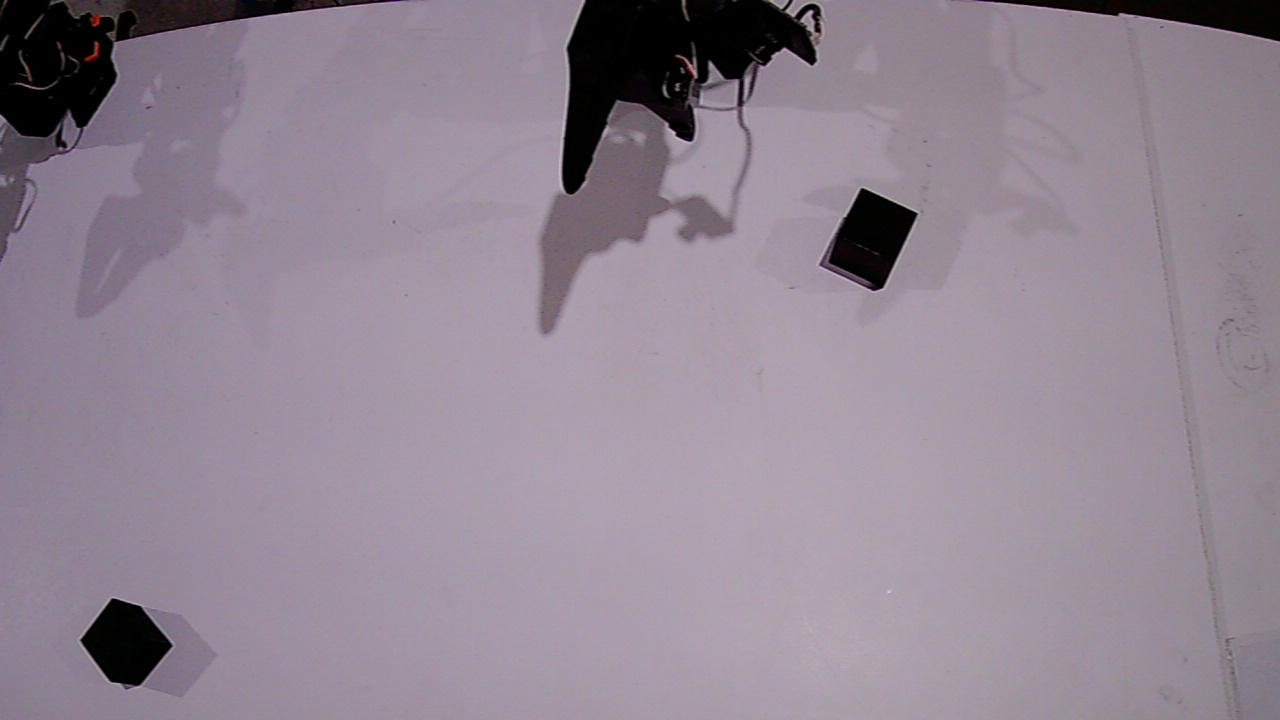
#> input picture agents/arm-004__claude-opus-4-8__grasp-cube/top.jpg, 1280 x 720 px
$ python -i cube_pick.py   (imports and definitions only)
#> lines starting #> are read from the running program, lines starting #| are printed output that depends on the picture; after the words box and inside, x2 and y2 are one past the last pixel; in counts of white or black regions, pixels touching at a corner belong together
#!/usr/bin/env python3
"""Cube pick-and-place library for arm-003 (SO101).

Run with /opt/armfarm/venv/bin/python.  Provides:
  - fk_T(joints)                 full 4x4 transform of gripper_frame_link (degrees in)
  - solve_ik(x, y, z, ...)       top-down (or tilted) IK for the 4 arm joints + roll
  - Arm                          motion wrapper (clamped goals, smooth interpolation)
  - detect_cube(img)             dark cube blob on the white table (top camera)
  - TableMap                     pixel -> table metres -> robot XY, fitted from data
"""
import json
import math
import os
import sys
import time
from pathlib import Path
import xml.etree.ElementTree as ET

import cv2
import numpy as np

HERE = Path(__file__).resolve().parent
sys.path.insert(0, str(HERE))
import calibrate_workspace as cw  # noqa: E402
import camd_client  # noqa: E402
import fk as fkmod  # noqa: E402

WORKSPACE = HERE.parent
JOINTS = cw.JOINTS
ARM_JOINTS = cw.ARM_JOINTS
# [1 line that did not run here, left out]
PORT = os.environ.get("ARMFARM_SERIAL_PORT", cw.PORT)
MAP_FILE = HERE / "cube_map.json"
STATE_DIR = Path(os.environ.get("ARMFARM_STATE", "/tmp"))

# ---------------------------------------------------------------- kinematics

def _rot(axis, angle):
    axis = np.asarray(axis, dtype=float)
    axis = axis / np.linalg.norm(axis)
    x, y, z = axis
    skew = np.array([[0., -z, y], [z, 0., -x], [-y, x, 0.]])
    return np.eye(3) + math.sin(angle) * skew + (1. - math.cos(angle)) * (skew @ skew)


def _chain():
    tree = ET.fromstring(fkmod.URDF)
    by_child = {j.find("child").get("link"): j for j in tree.findall("joint")}
    chain, link = [], "gripper_frame_link"
    while link != "base_link":
        joint = by_child[link]
        chain.append(joint)
        link = joint.find("parent").get("link")
    out = []
    for joint in reversed(chain):
        origin = joint.find("origin")
        xyz = np.fromstring(origin.get("xyz", "0 0 0"), sep=" ")
        r, p, y = np.fromstring(origin.get("rpy", "0 0 0"), sep=" ")
        fixed = np.eye(4)
        fixed[:3, :3] = _rot([0, 0, 1], y) @ _rot([0, 1, 0], p) @ _rot([1, 0, 0], r)
        fixed[:3, 3] = xyz
        name = joint.get("name") if joint.get("type") != "fixed" else None
        axis = np.fromstring(joint.find("axis").get("xyz"), sep=" ") if name else None
        out.append((fixed, name, axis))
#> further down, picture is the input picture: shape (720, 1280, 3); mean B, G, R 147.3, 134.2, 146.1
    return out


CHAIN = _chain()
URDF_LIMITS = {}
# [4 lines not run here, left out]


# [10 lines left out: function fk_T, not called in this run]


def fk_xyz(joints):
    return fk_T(joints)[:3, 3]


# [4 lines left out: function tool_axes, not called in this run]


# Live calibration limits in calibrated degrees (from config/motors/arm-003.json), symmetric about 0.
def _cal_limits():
    cfg = json.loads((WORKSPACE / "config/motors/arm-003.json").read_text())
    out = {}
    for j in ARM_JOINTS:
        half = (cfg[j]["range_max"] - cfg[j]["range_min"]) * 180 / 4095
        out[j] = (-half, half)
    return out


# [1 line that did not run here, left out]
# Wrist roll: physical travel is narrower than calibration claims; stay conservative.
ROLL_LIMITS = (-115., 15.)   # measured: hard stop at +22 deg


# [76 lines left out: functions joint_limits, solve_ik, jaw_yaw, roll_for_yaw, not called in this run]


# ---------------------------------------------------------------- motion

class Arm:
    # [34 lines left out: functions __init__, __enter__, not called in this run]

    def __exit__(self, *exc):
        self._cm.__exit__(*exc)

    def read(self):
        return self.bus.sync_read("Present_Position", list(JOINTS))

    def read_raw(self, name, joints=None):
        return self.bus.sync_read(name, list(joints or JOINTS), normalize=False)

    def faults(self):
        return {j: cw.fault_bits(self.bus, j) for j in JOINTS}

    def clear_faults(self):
        for j in JOINTS:
            cw.recover_overload(self.bus, j)

    # [38 lines left out: functions command, move, not called in this run]

    def move_arm(self, joints, **kw):
        return self.move({j: joints[j] for j in ARM_JOINTS if j in joints}, **kw)

    # [13 lines left out: function move_precise, not called in this run]

    def gripper(self, percent, seconds=0.6, settle=0.4):
        return self.move({"gripper": float(percent)}, seconds=seconds, settle=settle)

    # [4 lines left out: function gripper_state, not called in this run]

    def home(self, seconds=None):
        home = cw.load_home(WORKSPACE / "home_pose.json")
        return self.move(home, seconds=seconds, speed_dps=50.)

    # [4 lines left out: function home_error, not called in this run]

    def xyz(self):
        pos = self.read()
        return fk_xyz(pos), pos


# ---------------------------------------------------------------- vision

def _load_calibration():
    ready = json.loads((WORKSPACE / "calibration/ready.json").read_text())
    for rel in ready["files"]:
        if rel.endswith("workspace_map.json"):
            data = json.loads((WORKSPACE / rel).read_text())
            return data
    raise FileNotFoundError("workspace_map.json not in calibration/ready.json")


# [1 line that did not run here, left out]
# [1 line that did not run here, left out]
# [1 line that did not run here, left out]
# [1 line that did not run here, left out]


# [18 lines left out: functions undistort_points, pixel_to_table, snap, not called in this run]


def table_mask(gray):
    bright = (gray > 120).astype(np.uint8)
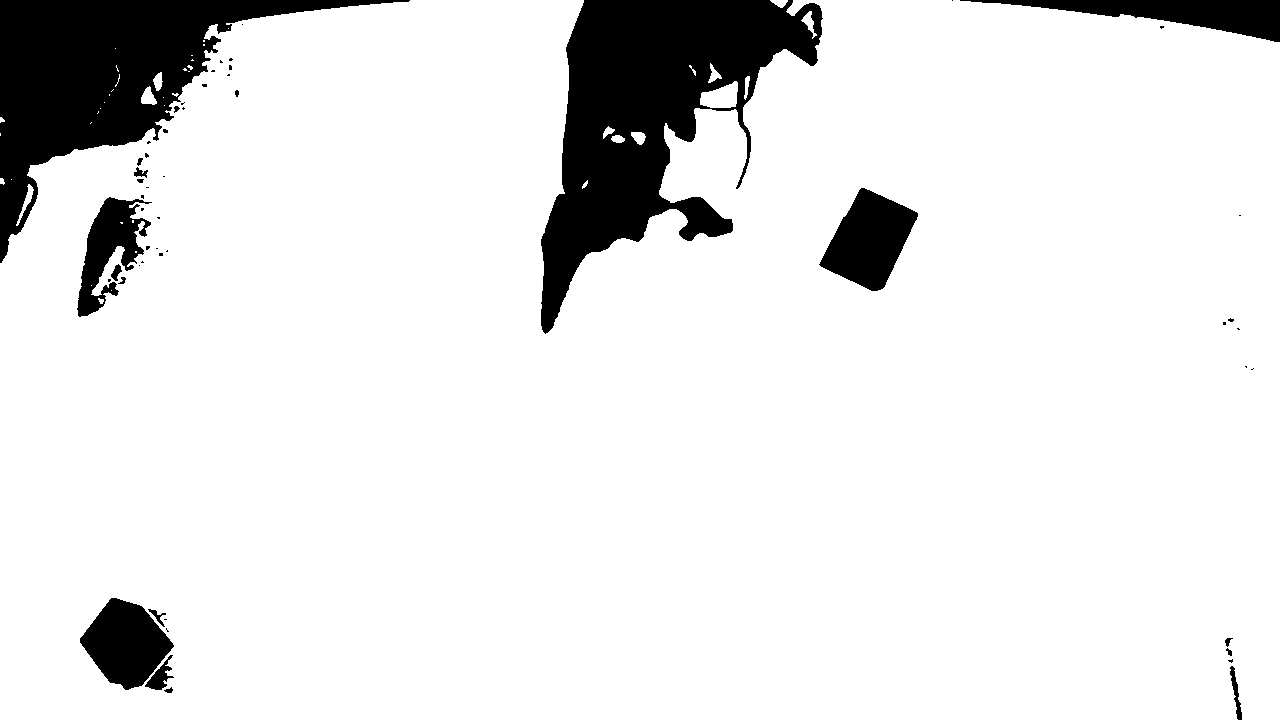
#> bright: shape (720, 1280); values 0 (black) and 1 (white), 89.5% white; 54 black regions (35 under 20 px), largest, box (x1, y1, x2, y2) and area: (541, 0, 823, 334) 41134, (0, 0, 410, 263) 32973, (819, 188, 918, 291) 5934
    n, labels, stats, _ = cv2.connectedComponentsWithStats(bright, connectivity=4)
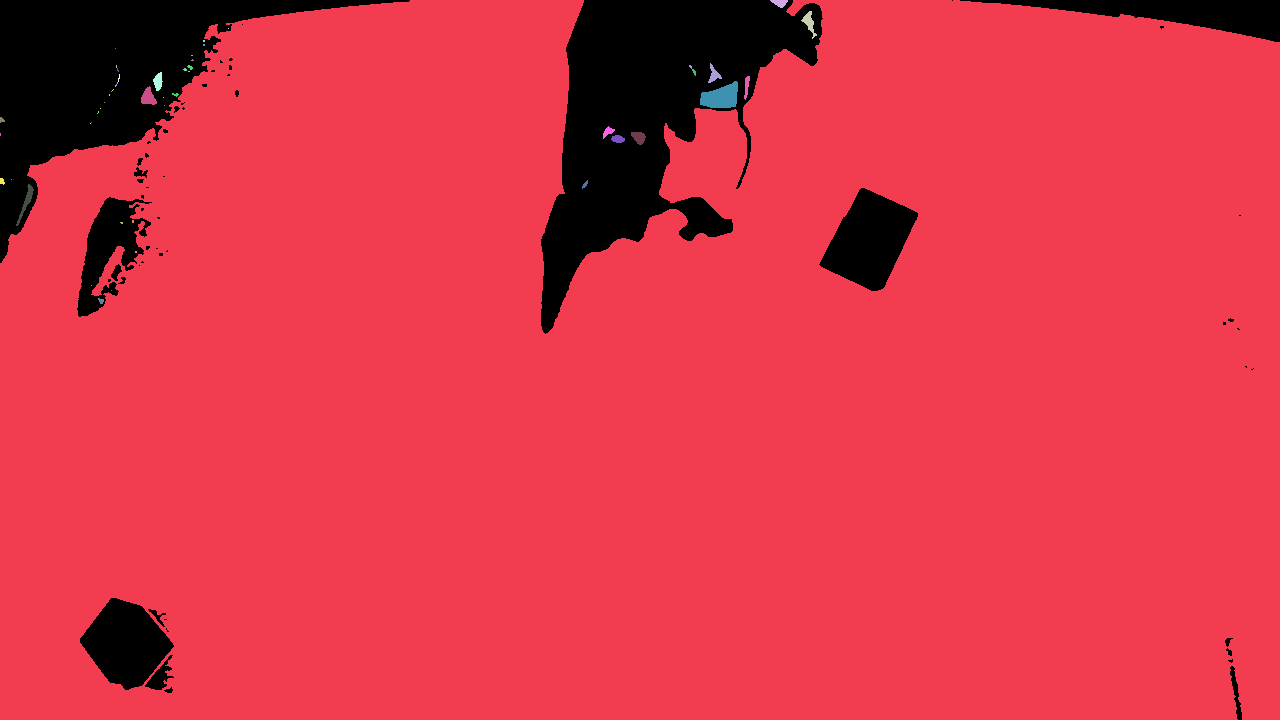
#> labels: shape (720, 1280) int32; 53 distinct labels, from 0 to 52; one colour per label, 0 black
#> n = 53; stats = 53 rows, first 6: [0, 0, 1280, 720, 96331], [0, 0, 1280, 720, 823081], [770, 0, 18, 8, 90], [801, 11, 16, 28, 161], [228, 28, 1, 1, 1], [203, 40, 2, 2, 4]
    if n <= 1:
        return np.zeros_like(bright)
    idx = 1 + int(np.argmax(stats[1:, cv2.CC_STAT_AREA]))
#> idx = 1
    mask = (labels == idx).astype(np.uint8)
#> mask: shape (720, 1280); values 0 (black) and 1 (white), 89.3% white; 54 black regions (35 under 20 px), largest, box (x1, y1, x2, y2) and area: (541, 0, 823, 334) 42644, (0, 0, 410, 263) 33610, (819, 188, 918, 291) 5934
    # fill holes (dark objects on the table) via flood fill from the border
    h, w = mask.shape
    ff = mask.copy()
    pad = np.zeros((h + 2, w + 2), np.uint8)
    inv = (1 - ff).astype(np.uint8)
    cv2.floodFill(inv, pad, (0, 0), 2)
    cv2.floodFill(inv, pad, (w - 1, 0), 2)
    cv2.floodFill(inv, pad, (0, h - 1), 2)
#> inv: shape (720, 1280); values 1 (black) and 2 (white), 93.6% white; 52 black regions (35 under 20 px), largest, box (x1, y1, x2, y2) and area: (541, 0, 823, 334) 42644, (819, 188, 918, 291) 5934, (80, 598, 174, 690) 5303
    cv2.floodFill(inv, pad, (w - 1, h - 1), 2)
    holes = (inv == 1).astype(np.uint8)
    filled = np.clip(mask + holes, 0, 1).astype(np.uint8)
#> filled: shape (720, 1280); values 0 (black) and 1 (white), 95.7% white; 2 black regions, box (x1, y1, x2, y2) and area: (0, 0, 410, 263) 33610, (960, 0, 1280, 42) 5636
    filled = cv2.erode(filled, np.ones((25, 25), np.uint8))
#> filled: shape (720, 1280); values 0 (black) and 1 (white), 94.3% white; 2 black regions, box (x1, y1, x2, y2) and area: (0, 0, 422, 275) 42498, (948, 0, 1280, 54) 10161
    return filled


def detect_cube(img, dark_thresh=90, min_area=700, max_area=12000, exclude=None, debug_path=None):
    """Find the cube as a compact dark blob fully inside the white table.
    Returns dict(px=(u,v), area, yaw_deg (image), rect) or None.
    exclude: optional binary mask (uint8) of pixels to ignore (e.g., the arm)."""
    gray = cv2.cvtColor(img, cv2.COLOR_BGR2GRAY)
    gray = cv2.GaussianBlur(gray, (5, 5), 0)
    tmask = table_mask(gray)
    dark = ((gray < dark_thresh) & (tmask > 0)).astype(np.uint8)
#> dark: shape (720, 1280); values 0 (black) and 1 (white), 3.9% white; 4 white regions (1 under 20 px), largest, box (x1, y1, x2, y2) and area: (562, 0, 821, 195) 25082, (820, 188, 917, 291) 5716, (80, 598, 173, 689) 5074
    if exclude is not None:
        dark[exclude > 0] = 0
    dark = cv2.morphologyEx(dark, cv2.MORPH_OPEN, np.ones((5, 5), np.uint8))
#> dark: shape (720, 1280); values 0 (black) and 1 (white), 3.8% white; 3 white regions, box (x1, y1, x2, y2) and area: (562, 0, 821, 195) 24745, (825, 189, 916, 290) 5664, (81, 599, 172, 688) 5067
    n, labels, stats, cents = cv2.connectedComponentsWithStats(dark, connectivity=8)
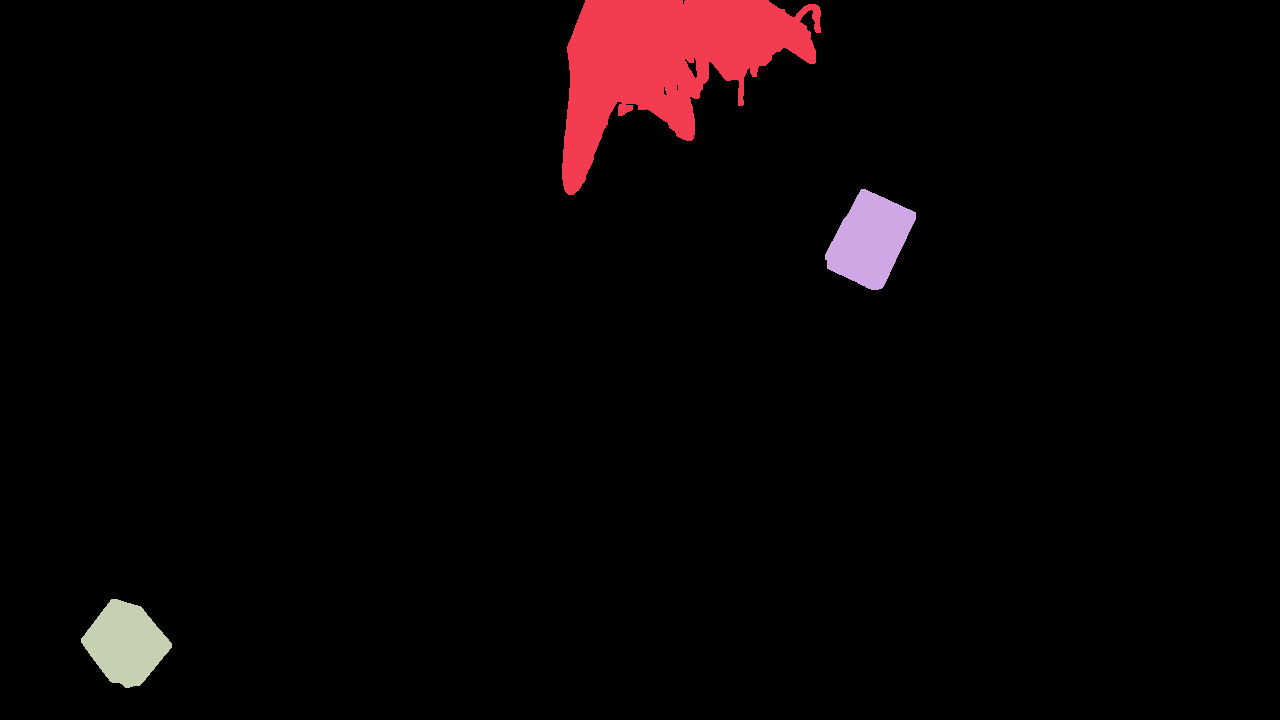
#> labels: shape (720, 1280) int32; 4 distinct labels, from 0 to 3; one colour per label, 0 black
#> n = 4; stats = [[0, 0, 1280, 720, 886124], [562, 0, 259, 195, 24745], [825, 189, 91, 101, 5664], [81, 599, 91, 89, 5067]]; cents = [[640.3, 367], [664.9, 61.49], [869.5, 239.7], [125.3, 643.1]]
    best = None
    h, w = gray.shape
    for i in range(1, n):
        area = int(stats[i, cv2.CC_STAT_AREA])
        if not (min_area <= area <= max_area):
            continue
        x, y, bw, bh = stats[i, cv2.CC_STAT_LEFT], stats[i, cv2.CC_STAT_TOP], stats[i, cv2.CC_STAT_WIDTH], stats[i, cv2.CC_STAT_HEIGHT]
        if y <= 2 or x <= 2 or x + bw >= w - 2 or y + bh >= h - 2:
            continue
        fill = area / float(bw * bh)
        aspect = max(bw, bh) / float(min(bw, bh))
        if fill < 0.45 or aspect > 2.2:
            continue
        comp = (labels == i).astype(np.uint8)
        cnts, _ = cv2.findContours(comp, cv2.RETR_EXTERNAL, cv2.CHAIN_APPROX_SIMPLE)
        rect = cv2.minAreaRect(max(cnts, key=cv2.contourArea))
        cand = dict(px=(float(cents[i][0]), float(cents[i][1])), area=area, rect=rect,
                    yaw_img=float(rect[2]), bbox=(int(x), int(y), int(bw), int(bh)), fill=fill)
        score = area * fill
        if best is None or score > best[0]:
            best = (score, cand)
#> this loop made 3 passes
#> (area, x, y, bw, bh, fill, aspect, rect) on passes 2 to 3: (5664, 825, 189, 91, 101, 0.616, 1.11, ((869, 239.1), (88.97, 66.33), -64.23)), (5067, 81, 599, 91, 89, 0.626, 1.02, ((124.5, 643.1), (77, 77.19), -50.6))
#> pass 3, in detect_cube, `comp = (labels == i).astype(np.uint8)`:
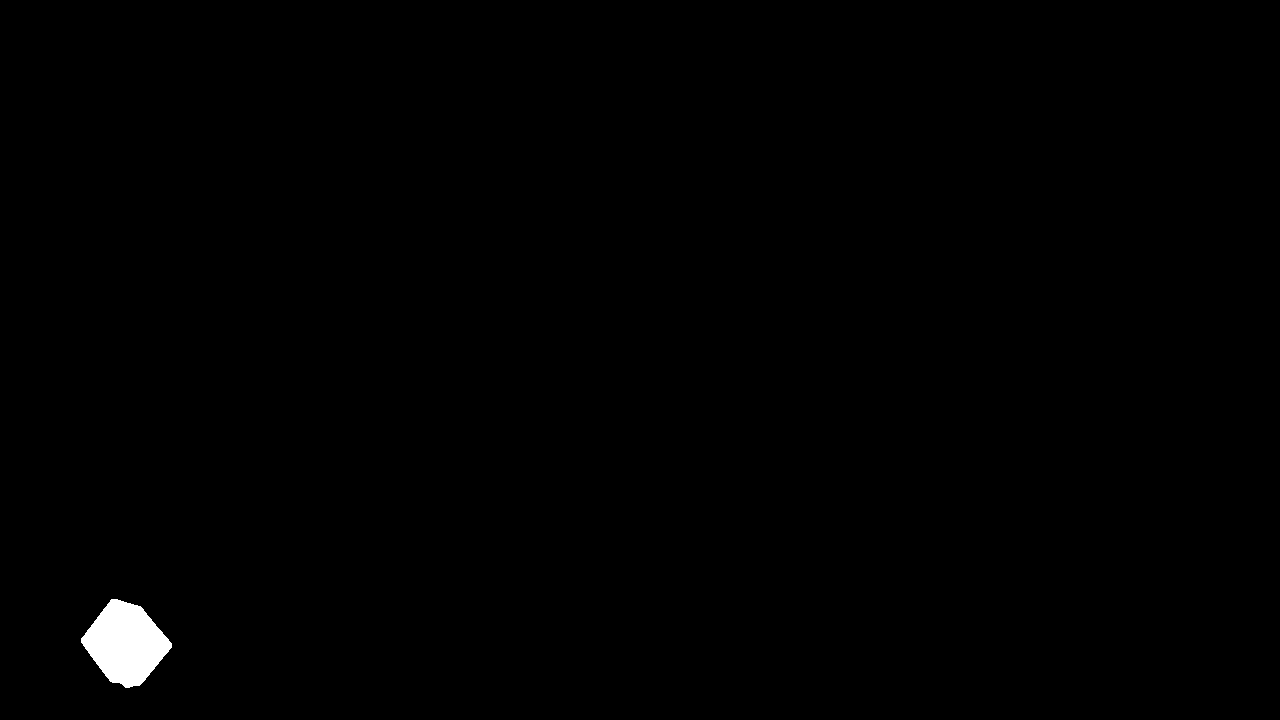
#> comp: shape (720, 1280); values 0 (black) and 1 (white), 0.55% white; 1 white region, box (x1, y1, x2, y2) and area: (81, 599, 172, 688) 5067
    if debug_path:
        dbg = img.copy()
        dbg[tmask == 0] = (dbg[tmask == 0] * 0.4).astype(np.uint8)
        if best:
            c = best[1]
            box = cv2.boxPoints(c["rect"]).astype(int)
            cv2.drawContours(dbg, [box], 0, (0, 255, 0), 2)
            cv2.circle(dbg, (int(c["px"][0]), int(c["px"][1])), 4, (0, 0, 255), -1)
        cv2.imwrite(str(debug_path), dbg)
    return best[1] if best else None


# [12 lines left out: function draw_grid, not called in this run]


# ---------------------------------------------------------------- table -> robot mapping

class TableMap:
    """Affine map from checkerboard-table metres to robot base_link XY, fitted from
    (table_xy, robot_xy) correspondences.  Persisted in tools/cube_map.json."""

    # [10 lines left out: function __init__, not called in this run]

    def save(self):
        self.path.write_text(json.dumps({"pairs": self.pairs, "A": None if self.A is None else self.A.tolist(),
                                         "updated": time.time()}, indent=1))

    # [4 lines left out: function add, not called in this run]

    def set_affine(self, A):
        self.A = np.array(A, dtype=float).reshape(2, 3)
        self.save()

    # [29 lines left out: function fit, not called in this run]

    def apply(self, table_xy):
        t = np.asarray(table_xy, dtype=float).reshape(2)
        return self.A @ np.array([t[0], t[1], 1.])

    def residuals(self):
        return [float(np.linalg.norm(self.apply(p[:2]) - np.array(p[2:4]))) for p in self.pairs]

    def pixel_to_robot(self, px):
        return self.apply(pixel_to_table([px])[0])

    # [18 lines left out: functions robot_to_table, robot_to_pixel, log_event, not called in this run]


# [43 lines not run here, left out]

>>> import cv2
>>> picture = cv2.imread('../arm-004__claude-opus-4-8__grasp-cube/top.jpg')
>>> result = detect_cube(picture)
#> result = {'px': (869.5, 239.7), 'area': 5664, 'rect': ((869, 239.1), (88.97, 66.33), -64.23), 'yaw_img': -64.23, 'bbox': (825, 189, 91, 101), 'fill': 0.616}
